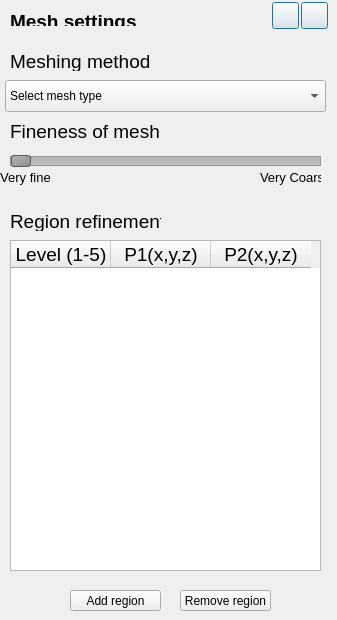
     <widget class="QWidget" name="MeshPage">
      <widget class="QLabel" name="label_11">
       <property name="geometry">
        <rect>
         <x>10</x>
         <y>10</y>
         <width>141</width>
         <height>16</height>
        </rect>
       </property>
       <property name="font">
        <font>
         <pointsize>14</pointsize>
        </font>
       </property>
       <property name="text">
        <string>&lt;html&gt;&lt;head/&gt;&lt;body&gt;&lt;p&gt;&lt;span style=&quot; font-weight:600;&quot;&gt;Mesh settings&lt;/span&gt;&lt;/p&gt;&lt;/body&gt;&lt;/html&gt;</string>
       </property>
      </widget>
      <widget class="QLabel" name="GeoC_BathfileLabel_6">
       <property name="geometry">
        <rect>
         <x>10</x>
         <y>120</y>
         <width>151</width>
         <height>21</height>
        </rect>
       </property>
       <property name="font">
        <font>
         <pointsize>14</pointsize>
        </font>
       </property>
       <property name="focusPolicy">
        <enum>Qt::ClickFocus</enum>
       </property>
       <property name="text">
        <string>&lt;html&gt;&lt;head/&gt;&lt;body&gt;&lt;p&gt;Fineness of mesh&lt;/p&gt;&lt;/body&gt;&lt;/html&gt;</string>
       </property>
      </widget>
      <widget class="QSlider" name="horizontalSlider">
       <property name="geometry">
        <rect>
         <x>10</x>
         <y>150</y>
         <width>311</width>
         <height>22</height>
        </rect>
       </property>
       <property name="mouseTracking">
        <bool>true</bool>
       </property>
       <property name="focusPolicy">
        <enum>Qt::WheelFocus</enum>
       </property>
       <property name="styleSheet">
        <string notr="true">QSlider::groove:horizontal {
    border: 1px solid #999999;
    height: 8px; /* the groove expands to the size of the slider by default. by giving it a height, it has a fixed size */
    background: qlineargradient(x1:0, y1:0, x2:0, y2:1, stop:0 #B1B1B1, stop:1 #c4c4c4);
    margin: 2px 0;
}

QSlider::handle:horizontal {
    background: qlineargradient(x1:0, y1:0, x2:1, y2:1, stop:0 #b4b4b4, stop:1 #8f8f8f);
    border: 1px solid #5c5c5c;
    width: 18px;
    margin: -2px 0; /* handle is placed by default on the contents rect of the groove. Expand outside the groove */
    border-radius: 3px;
}</string>
       </property>
       <property name="minimum">
        <number>1</number>
       </property>
       <property name="maximum">
        <number>5</number>
       </property>
       <property name="pageStep">
        <number>1</number>
       </property>
       <property name="orientation">
        <enum>Qt::Horizontal</enum>
       </property>
       <property name="tickPosition">
        <enum>QSlider::TicksBelow</enum>
       </property>
       <property name="tickInterval">
        <number>1</number>
       </property>
      </widget>
      <widget class="QLabel" name="GeoC_BathfileLabel_7">
       <property name="geometry">
        <rect>
         <x>0</x>
         <y>170</y>
         <width>51</width>
         <height>16</height>
        </rect>
       </property>
       <property name="font">
        <font>
         <pointsize>14</pointsize>
        </font>
       </property>
       <property name="focusPolicy">
        <enum>Qt::ClickFocus</enum>
       </property>
       <property name="text">
        <string>&lt;html&gt;&lt;head/&gt;&lt;body&gt;&lt;p&gt;&lt;span style=&quot; font-size:10pt;&quot;&gt;Very fine&lt;/span&gt;&lt;/p&gt;&lt;/body&gt;&lt;/html&gt;</string>
       </property>
       <property name="alignment">
        <set>Qt::AlignCenter</set>
       </property>
      </widget>
      <widget class="QLabel" name="GeoC_BathfileLabel_8">
       <property name="geometry">
        <rect>
         <x>260</x>
         <y>170</y>
         <width>61</width>
         <height>16</height>
        </rect>
       </property>
       <property name="font">
        <font>
         <pointsize>14</pointsize>
        </font>
       </property>
       <property name="focusPolicy">
        <enum>Qt::ClickFocus</enum>
       </property>
       <property name="text">
        <string>&lt;html&gt;&lt;head/&gt;&lt;body&gt;&lt;p&gt;&lt;span style=&quot; font-size:10pt;&quot;&gt;Very Coarse&lt;/span&gt;&lt;/p&gt;&lt;/body&gt;&lt;/html&gt;</string>
       </property>
       <property name="alignment">
        <set>Qt::AlignCenter</set>
       </property>
      </widget>
      <widget class="QTableWidget" name="GeoB_InterfaceTable_4">
       <property name="geometry">
        <rect>
         <x>10</x>
         <y>240</y>
         <width>311</width>
         <height>331</height>
        </rect>
       </property>
       <property name="alternatingRowColors">
        <bool>true</bool>
       </property>
       <column>
        <property name="text">
         <string>Level (1-5)</string>
        </property>
        <property name="font">
         <font>
          <pointsize>14</pointsize>
         </font>
        </property>
        <property name="textAlignment">
         <set>AlignCenter</set>
        </property>
       </column>
       <column>
        <property name="text">
         <string>P1(x,y,z)</string>
        </property>
        <property name="font">
         <font>
          <pointsize>14</pointsize>
         </font>
        </property>
        <property name="textAlignment">
         <set>AlignCenter</set>
        </property>
       </column>
       <column>
        <property name="text">
         <string>P2(x,y,z)</string>
        </property>
        <property name="font">
         <font>
          <pointsize>14</pointsize>
         </font>
        </property>
        <property name="textAlignment">
         <set>AlignCenter</set>
        </property>
       </column>
      </widget>
      <widget class="QLabel" name="GeoC_BathfileLabel_9">
       <property name="geometry">
        <rect>
         <x>10</x>
         <y>210</y>
         <width>151</width>
         <height>21</height>
        </rect>
       </property>
       <property name="font">
        <font>
         <pointsize>14</pointsize>
        </font>
       </property>
       <property name="focusPolicy">
        <enum>Qt::ClickFocus</enum>
       </property>
       <property name="text">
        <string>&lt;html&gt;&lt;head/&gt;&lt;body&gt;&lt;p&gt;Region refinements&lt;/p&gt;&lt;/body&gt;&lt;/html&gt;</string>
       </property>
      </widget>
      <widget class="QLabel" name="GeoC_BathfiletypeLabel_2">
       <property name="geometry">
        <rect>
         <x>10</x>
         <y>50</y>
         <width>256</width>
         <height>21</height>
        </rect>
       </property>
       <property name="font">
        <font>
         <pointsize>14</pointsize>
        </font>
       </property>
       <property name="text">
        <string>&lt;html&gt;&lt;head/&gt;&lt;body&gt;&lt;p&gt;Meshing method&lt;/p&gt;&lt;/body&gt;&lt;/html&gt;</string>
       </property>
      </widget>
      <widget class="QComboBox" name="GeoC_BathfiletypeOptions_2">
       <property name="geometry">
        <rect>
         <x>5</x>
         <y>80</y>
         <width>321</width>
         <height>32</height>
        </rect>
       </property>
       <item>
        <property name="text">
         <string>Select mesh type</string>
        </property>
       </item>
       <item>
        <property name="text">
         <string>Use Hydro-UQ mesher</string>
        </property>
       </item>
       <item>
        <property name="text">
         <string>Upload mesh files</string>
        </property>
       </item>
       <item>
        <property name="text">
         <string>Upload solver specific mesh dicts</string>
        </property>
       </item>
      </widget>
      <widget class="QPushButton" name="pushButton_31">
       <property name="geometry">
        <rect>
         <x>301</x>
         <y>2</y>
         <width>27</width>
         <height>27</height>
        </rect>
       </property>
       <property name="autoFillBackground">
        <bool>false</bool>
       </property>
       <property name="styleSheet">
        <string notr="true">QPushButton {
    border-image: url(:/new/res/images/Yes.png) 25;
    border-width: 0px;                         
    padding: 0px 0px;
    min-height: 25px;
    min-width: 25px;
}

QPushButton:hover {
    border-image: url(:/new/res/images/Yes.png) 25;
}

QPushButton:pressed {
    color: lightgray;
    border-image: url(:/new/res/images/Yes-invert.png) 25;
    padding-top: 0px;
    padding-bottom: 0px;
}

</string>
       </property>
       <property name="text">
        <string notr="true"/>
       </property>
       <property name="iconSize">
        <size>
         <width>28</width>
         <height>28</height>
        </size>
       </property>
       <property name="default">
        <bool>true</bool>
       </property>
       <property name="flat">
        <bool>false</bool>
       </property>
      </widget>
      <widget class="QPushButton" name="pushButton_32">
       <property name="geometry">
        <rect>
         <x>272</x>
         <y>2</y>
         <width>27</width>
         <height>27</height>
        </rect>
       </property>
       <property name="autoFillBackground">
        <bool>false</bool>
       </property>
       <property name="styleSheet">
        <string notr="true">QPushButton {
    border-image: url(:/new/res/images/No.png) 25;
    border-width: 0px;                         
    padding: 0px 0px;
    min-height: 25px;
    min-width: 25px;
}

QPushButton:hover {
    border-image: url(:/new/res/images/No.png) 25;
}

QPushButton:pressed {
    color: lightgray;
    border-image: url(:/new/res/images/No-invert.png) 25;
    padding-top: 0px;
    padding-bottom: 0px;
}

</string>
       </property>
       <property name="text">
        <string notr="true"/>
       </property>
       <property name="iconSize">
        <size>
         <width>28</width>
         <height>28</height>
        </size>
       </property>
       <property name="default">
        <bool>true</bool>
       </property>
       <property name="flat">
        <bool>false</bool>
       </property>
      </widget>
      <widget class="QToolButton" name="GeoB_RemPoint_4">
       <property name="geometry">
        <rect>
         <x>180</x>
         <y>590</y>
         <width>91</width>
         <height>21</height>
        </rect>
       </property>
       <property name="text">
        <string>Remove region</string>
       </property>
      </widget>
      <widget class="QToolButton" name="GeoB_AddPoint_4">
       <property name="geometry">
        <rect>
         <x>70</x>
         <y>590</y>
         <width>91</width>
         <height>21</height>
        </rect>
       </property>
       <property name="text">
        <string>Add region</string>
       </property>
      </widget>
     </widget>
